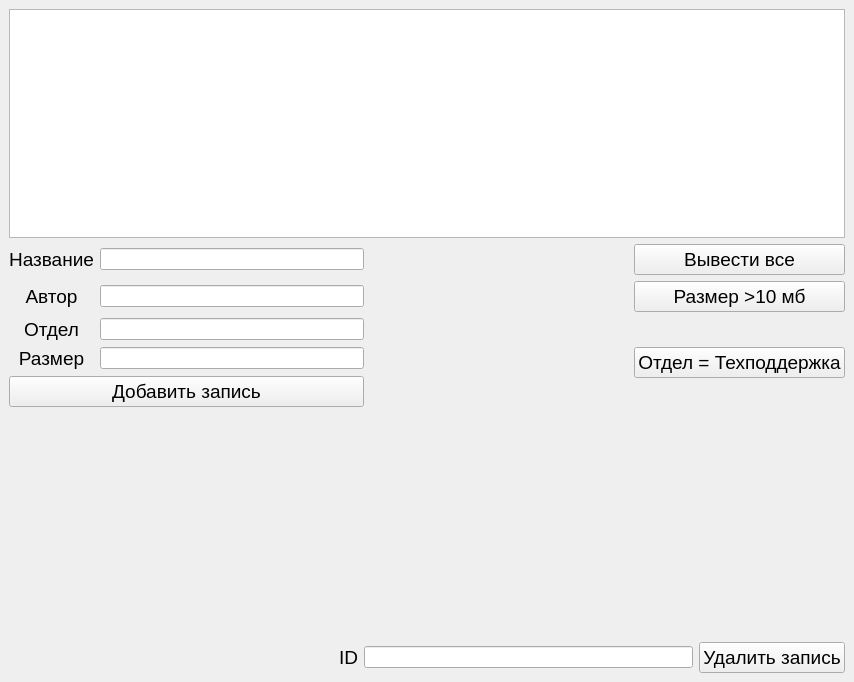
<?xml version="1.0" encoding="UTF-8"?>
<ui version="4.0">
 <class>MainWindow</class>
 <widget class="QMainWindow" name="MainWindow">
  <property name="geometry">
   <rect>
    <x>0</x>
    <y>0</y>
    <width>854</width>
    <height>682</height>
   </rect>
  </property>
  <property name="windowTitle">
   <string>MainWindow</string>
  </property>
  <widget class="QWidget" name="centralwidget">
   <layout class="QVBoxLayout" name="verticalLayout">
    <item>
     <widget class="QTableView" name="tableView"/>
    </item>
    <item>
     <layout class="QGridLayout" name="gridLayout">
      <item row="1" column="1">
       <widget class="QLineEdit" name="lineEditAuthor"/>
      </item>
      <item row="2" column="0">
       <widget class="QLabel" name="label_3">
        <property name="font">
         <font>
          <pointsize>14</pointsize>
         </font>
        </property>
        <property name="text">
         <string>Отдел</string>
        </property>
        <property name="alignment">
         <set>Qt::AlignCenter</set>
        </property>
       </widget>
      </item>
      <item row="3" column="1">
       <widget class="QLineEdit" name="lineEditSize"/>
      </item>
      <item row="0" column="1">
       <widget class="QLineEdit" name="lineEditName"/>
      </item>
      <item row="0" column="3">
       <widget class="QPushButton" name="allDataViewButton">
        <property name="font">
         <font>
          <pointsize>14</pointsize>
         </font>
        </property>
        <property name="text">
         <string>Вывести все</string>
        </property>
       </widget>
      </item>
      <item row="0" column="2">
       <spacer name="horizontalSpacer_2">
        <property name="orientation">
         <enum>Qt::Horizontal</enum>
        </property>
        <property name="sizeHint" stdset="0">
         <size>
          <width>40</width>
          <height>20</height>
         </size>
        </property>
       </spacer>
      </item>
      <item row="2" column="1">
       <widget class="QLineEdit" name="lineEditDepartment"/>
      </item>
      <item row="2" column="3" rowspan="3">
       <widget class="QPushButton" name="filterDataButton">
        <property name="font">
         <font>
          <pointsize>14</pointsize>
         </font>
        </property>
        <property name="text">
         <string>Отдел = Техподдержка</string>
        </property>
       </widget>
      </item>
      <item row="1" column="0">
       <widget class="QLabel" name="label_2">
        <property name="font">
         <font>
          <pointsize>14</pointsize>
         </font>
        </property>
        <property name="text">
         <string>Автор</string>
        </property>
        <property name="alignment">
         <set>Qt::AlignCenter</set>
        </property>
       </widget>
      </item>
      <item row="0" column="0">
       <widget class="QLabel" name="label">
        <property name="font">
         <font>
          <pointsize>14</pointsize>
         </font>
        </property>
        <property name="text">
         <string>Название</string>
        </property>
        <property name="alignment">
         <set>Qt::AlignCenter</set>
        </property>
       </widget>
      </item>
      <item row="4" column="0" colspan="2">
       <widget class="QPushButton" name="pushButtonAdd">
        <property name="font">
         <font>
          <pointsize>14</pointsize>
         </font>
        </property>
        <property name="text">
         <string>Добавить запись</string>
        </property>
       </widget>
      </item>
      <item row="3" column="0">
       <widget class="QLabel" name="label_4">
        <property name="font">
         <font>
          <pointsize>14</pointsize>
         </font>
        </property>
        <property name="text">
         <string>Размер</string>
        </property>
        <property name="alignment">
         <set>Qt::AlignCenter</set>
        </property>
       </widget>
      </item>
      <item row="1" column="3">
       <widget class="QPushButton" name="filterData2Button">
        <property name="font">
         <font>
          <pointsize>14</pointsize>
         </font>
        </property>
        <property name="text">
         <string>Размер &gt;10 мб</string>
        </property>
       </widget>
      </item>
     </layout>
    </item>
    <item>
     <spacer name="verticalSpacer">
      <property name="orientation">
       <enum>Qt::Vertical</enum>
      </property>
      <property name="sizeHint" stdset="0">
       <size>
        <width>20</width>
        <height>40</height>
       </size>
      </property>
     </spacer>
    </item>
    <item>
     <layout class="QHBoxLayout" name="horizontalLayout">
      <item>
       <spacer name="horizontalSpacer">
        <property name="orientation">
         <enum>Qt::Horizontal</enum>
        </property>
        <property name="sizeHint" stdset="0">
         <size>
          <width>40</width>
          <height>20</height>
         </size>
        </property>
       </spacer>
      </item>
      <item>
       <widget class="QLabel" name="label_5">
        <property name="font">
         <font>
          <pointsize>14</pointsize>
         </font>
        </property>
        <property name="text">
         <string>ID</string>
        </property>
        <property name="alignment">
         <set>Qt::AlignCenter</set>
        </property>
       </widget>
      </item>
      <item>
       <widget class="QLineEdit" name="lineEditID"/>
      </item>
      <item>
       <widget class="QPushButton" name="pushButtonRem">
        <property name="font">
         <font>
          <pointsize>14</pointsize>
         </font>
        </property>
        <property name="text">
         <string>Удалить запись</string>
        </property>
       </widget>
      </item>
     </layout>
    </item>
   </layout>
  </widget>
 </widget>
 <resources/>
 <connections/>
</ui>
